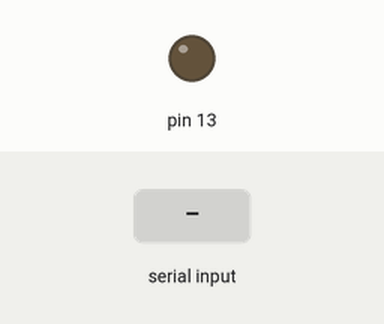
This sketch was run on a simulated Arduino Mega 2560, built with avr-gcc and run on an emulated ATmega2560. Parts: output pins drawn as LEDs (lit = HIGH). The inputs (shaded band) are chosen by the test bench. What the sketch prints to the serial monitor is not drawn.

Above: at 1.2 s.
1.3 s: "1" received over the second serial link
Timing chart, 0 to 4.3 s (numbered marks = the images above; inputs shaded):
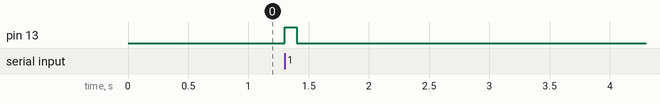

The sketch:

send.ino
```cpp
void setup()
{
  //Serial1.begin(9600, SERIAL_8N2);
  Serial1.begin(9600);
    Serial.begin(9600);
  pinMode(13,OUTPUT);
  pinMode(0,INPUT);
}
void loop()
{

    if(Serial1.available())
    {Serial.print("got:");
    while(Serial1.available())
    {
      Serial.print((char)Serial1.read());
    }
    digitalWrite(13,HIGH);
    delay(100);
    digitalWrite(13,LOW);
    }


 }
```

Measured:
- after the input at 1.3 s, pin 13: LOW → HIGH at once, → LOW 0.10 s later
